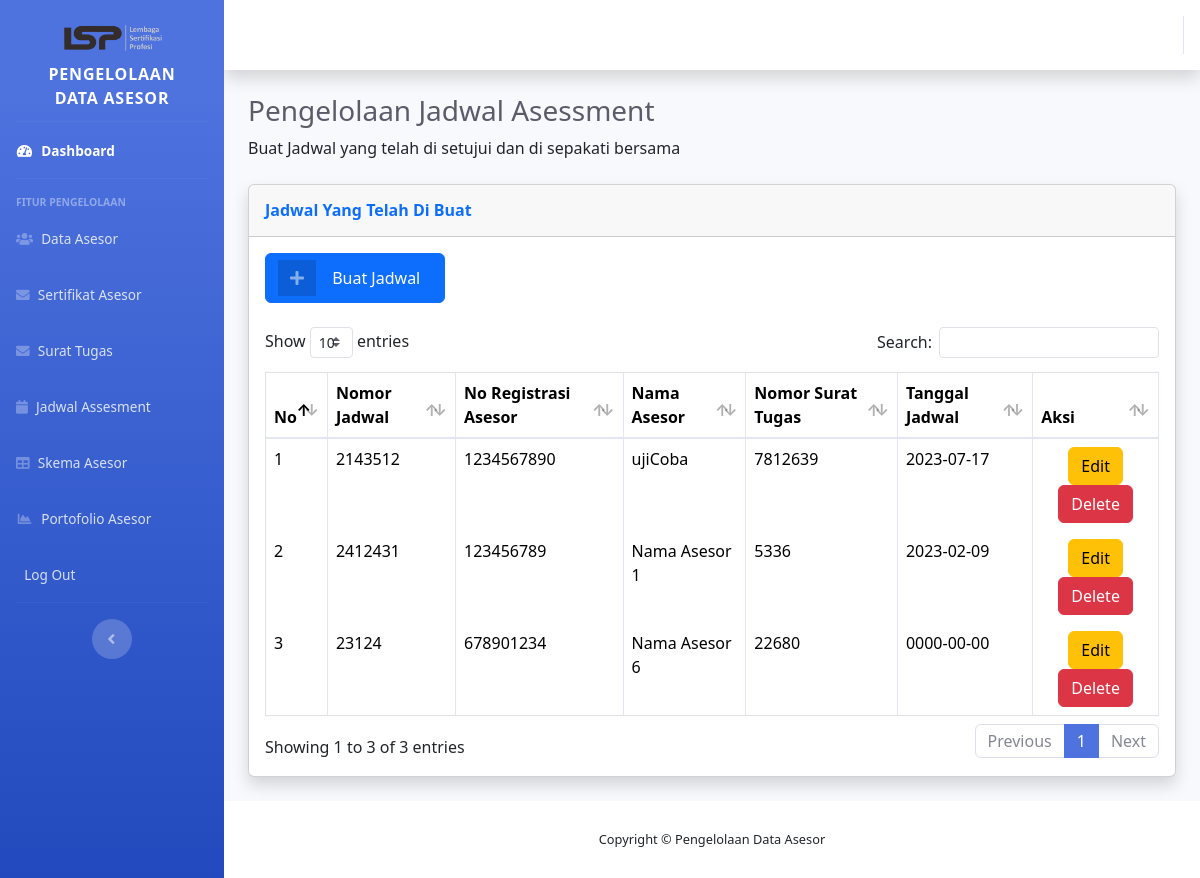
The page /CapstoneProject/index.php/jadwal/Jadwal on the database its author committed.
### tables this page shows
CREATE TABLE `jadwal` (
  `id_jadwal` int(50) NOT NULL,
  `tanggal_jadwal` date DEFAULT NULL,
  `asesor_id` int(50) DEFAULT NULL,
  `no_st` int(50) DEFAULT NULL
);

CREATE TABLE `asesor` (
  `nomor_registrasi_asesor` int(50) NOT NULL,
  `email` varchar(50) DEFAULT NULL,
  `alamat` varchar(255) DEFAULT NULL,
  `pendidikan_terakhir` varchar(25) DEFAULT NULL,
  `nama_asesor` varchar(255) DEFAULT NULL,
  `nomor_ktp` varchar(25) DEFAULT NULL,
  `password` varchar(25) DEFAULT NULL,
  `tanggal_lahir` date DEFAULT NULL,
  `gambar` varchar(200) NOT NULL
);

CREATE TABLE `surattugas` (
  `no_st` int(50) NOT NULL,
  `tanggal_st` date DEFAULT NULL,
  `skema_st` varchar(25) DEFAULT NULL,
  `deskripsi` varchar(225) DEFAULT NULL,
  `asesor_id` int(50) DEFAULT NULL
);

### CapstoneProject/application/controllers/jadwal.php (called while the page is built, shortened)
<?php
class jadwal extends CI_Controller
{
  public function __construct()
  {
    $this->load->database();
    $this->load->helper('url', 'form');
    $this->load->library('form_validation');
  }
  public function Jadwal()
  {
    $data = $this->jadwal_model->jadwalWNama();
    $isi['jadwal'] = $data;
    $this->load->view('source/sidebar');
    $this->load->view('source/header');
    $this->load->view('jadwal', $isi);
    $this->load->view('source/footer');
  }
} ?>

### CapstoneProject/index.php (called while the page is built, shortened)
<?php
require_once BASEPATH.'core/CodeIgniter.php';

### CapstoneProject/application/models/jadwal_model.php (called while the page is built, shortened)
<?php
class jadwal_model extends CI_Model
{
  public function jadwalWNama()
  {
    $this->db->select('jadwal.*, asesor.nama_asesor,surattugas.no_st');
    $this->db->from('jadwal');
    $this->db->join('asesor', 'asesor.nomor_registrasi_asesor = jadwal.asesor_id');
    $this->db->join('surattugas', 'surattugas.no_st = jadwal.no_st');
    $this->db->order_by('jadwal.tanggal_jadwal', 'DESC');
    $query = $this->db->get();
    if ($query->num_rows() > 0) {
      return $query->result_array();
    } else {
      return array();
    }
  }
}
?>

### CapstoneProject/application/views/Jadwal.php (the view, shortened to what this page needs)
<div class="container-fluid">
  <div class="container-fluid">
    <h1 class="h3 mb-2 text-gray-800">Pengelolaan Jadwal Asessment</h1>
    <p class="mb-4">Buat Jadwal yang telah di setujui dan di sepakati bersama</p>
    <div class="card shadow mb-4">
      <div class="card-header py-3">
        <h6 class="m-0 font-weight-bold text-primary">Jadwal Yang Telah Di Buat</h6>
      </div>
      <div class="card-body">
        <div class="table-responsive">
          <button href="" class="btn btn-primary btn-icon-split" data-toggle="modal" data-target="#tambahJadwal">
            <span class="icon text-white-50">
              <i class="fas fa-plus"></i>
            </span>
            <span class="text">Buat Jadwal</span>
          </button><br><br>
          <table class="table table-bordered" id="dataTable" width="100%" cellspacing="0">
            <thead>
              <tr>
                <th>No</th>
                <th>Nomor Jadwal</th>
                <th>No Registrasi Asesor</th>
                <th>Nama Asesor</th>
                <th>Nomor Surat Tugas</th>
                <th>Tanggal Jadwal</th>
                <th>Aksi</th>
              </tr>
            </thead>
            <tbody>
              <?php
              $no = 0;
              foreach ($jadwal as $jd) {
                $no++;
                ?>
                <tr>
                  <td>
                    <?= $no ?>
                  </td>
                  <td>
                    <?= $jd['id_jadwal'] ?>
                  </td>
                  <td>
                    <?= $jd['asesor_id'] ?>
                  </td>
                  <td>
                    <?= $jd['nama_asesor'] ?>
                  </td>
                  <td>
                    <?= $jd['no_st'] ?>
                  </td>
                  <td>
                    <?= $jd['tanggal_jadwal'] ?>
                  </td>
                  <td>
                    <center><button type="button" class="btn btn-warning" data-toggle="modal"
                        data-target="#edit<?= $jd['id_jadwal'] ?>">
                        Edit
                      </button>
                      <button type="button" class="btn btn-danger" data-toggle="modal"
                        data-target="#delete<?= $jd['id_jadwal'] ?>">
                        Delete
                      </button>
                    </center>
                  </td>
                </tr>
              <?php } ?>
            </tbody>
          </table>
        </div>
      </div>
    </div>
  </div>
</div>

### rows shown on the page
jadwal: id_jadwal "2143512", asesor "1234567890", asesor.nama_asesor "ujiCoba", no_st.no_st "7812639", tanggal_jadwal "2023-07-17"
jadwal: id_jadwal "2412431", asesor "123456789", asesor.nama_asesor "Nama Asesor 1", no_st.no_st "5336", tanggal_jadwal "2023-02-09"
jadwal: id_jadwal "23124", asesor "678901234", asesor.nama_asesor "Nama Asesor 6", no_st.no_st "22680", tanggal_jadwal "0000-00-00"
